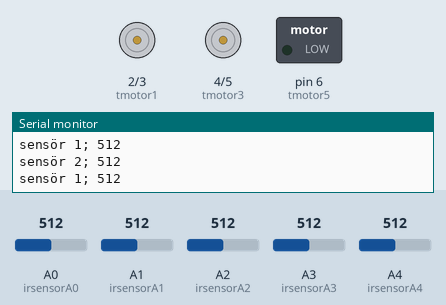
The sketch below on a simulated Arduino Uno, built with avr-gcc and run on an emulated ATmega328P. On the bench: motor-driver pin pairs drawn as motors (green arrow = first pin HIGH = forward, orange = second pin HIGH = backward, longer = more drive), switched loads named in the sketch (green lamp = pin HIGH), the last lines printed to the serial monitor. The inputs (shaded band) are chosen by the test bench; at power-on: A0 (irsensorA0) = 512, A1 (irsensorA1) = 512, A2 (irsensorA2) = 512, A3 (irsensorA3) = 512, A4 (irsensorA4) = 512.

Above: at 1.2 s.
1.3 s: A0 (irsensorA0) set to 314
4.3 s: A0 (irsensorA0) set to 283
At 4.7 s:
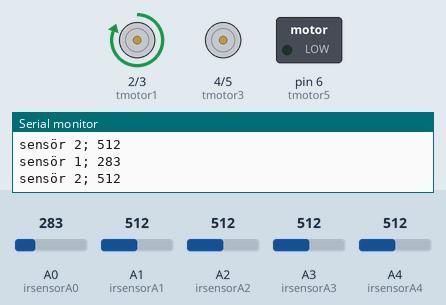
7.3 s: A1 (irsensorA1) set to 215
10.3 s: A1 (irsensorA1) set to 185
At 12.59 s:
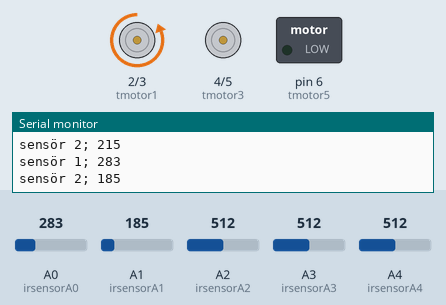
13.3 s: A2 (irsensorA2) set to 413
16.3 s: A2 (irsensorA2) set to 389
At 19.8 s:
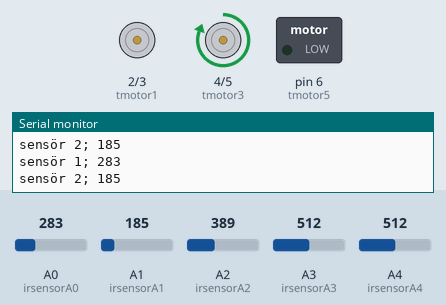
Timing chart, 0 to 20.3 s (numbered marks = the images above; inputs shaded):
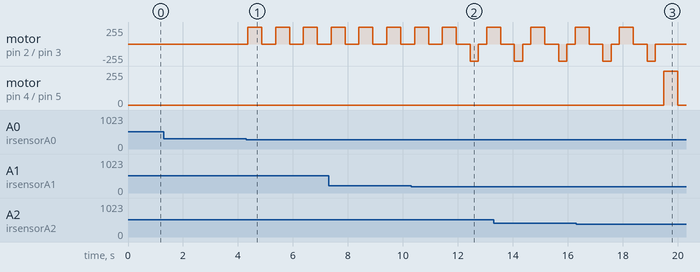

The sketch:

mutlak_kod3.ino
```cpp
int tmotor1 = 2;
int tmotor2 = 3;
int tmotor3 = 4;
int tmotor4 = 5;
int tmotor5 = 6;

int irsensorA0 = A0;
int irsensorA1 = A1;
int irsensorA2 = A2;
int irsensorA3 = A3;
int irsensorA4 = A4;


void setup() {
  pinMode(tmotor1, OUTPUT);
  pinMode(tmotor2, OUTPUT);
  pinMode(tmotor3, OUTPUT);
  pinMode(tmotor4, OUTPUT);
  pinMode(tmotor5, OUTPUT);

  pinMode(irsensorA0, INPUT);
  pinMode(irsensorA1, INPUT);
  pinMode(irsensorA2, INPUT);
  pinMode(irsensorA3, INPUT);
  pinMode(irsensorA4, INPUT);
  Serial.begin(9600);
}


void loop() {
  int irdeger0 = analogRead(irsensorA0);
  int irdeger1 = analogRead(irsensorA1);
  int irdeger2 = analogRead(irsensorA2);
  int irdeger3 = analogRead(irsensorA3);
  int irdeger4 = analogRead(irsensorA4);

Serial.print("sensör 1; ");
Serial.println(irdeger0);
Serial.print("sensör 2; ");
Serial.println(irdeger1);


  //birinci sensör
  if (irdeger0 < 100 and irdeger0 >= 0) {
    digitalWrite(tmotor1, HIGH);
    delay(100);
    digitalWrite(tmotor1, LOW);
    delay(100);
  }
  else if (irdeger0 < 200 and irdeger0 >= 100) {
    digitalWrite(tmotor1, HIGH);
    delay(300);
    digitalWrite(tmotor1, LOW);
    delay(300);
  }
  else if (irdeger0 < 300 and irdeger0 >= 200) {
    digitalWrite(tmotor1, HIGH);
    delay(510);
    digitalWrite(tmotor1, LOW);
    delay(500);
  }
  else {
    digitalWrite(tmotor1, LOW);
  }


  // ikinci sensör
  if (irdeger1 < 100 and irdeger1 >= 0) {
    digitalWrite(tmotor2, HIGH);
    delay(100);
    digitalWrite(tmotor2, LOW);
    delay(100);
  }
  else if (irdeger1 < 200 and irdeger1 >= 100) {
    digitalWrite(tmotor2, HIGH);
    delay(300);
    digitalWrite(tmotor2, LOW);
    delay(300);
  }
  else if (irdeger1 < 300 and irdeger1 >= 200) {
    digitalWrite(tmotor1, HIGH);
    delay(510);
    digitalWrite(tmotor1, LOW);
    delay(500);
  }
  else {
    digitalWrite(tmotor2, LOW);
  }


  // üçüncü sensör
  if (irdeger2 < 100 and irdeger2 >= 0) {
    digitalWrite(tmotor3, HIGH);
    delay(100);
    digitalWrite(tmotor3, LOW);
    delay(100);
  }
  else if (irdeger2 < 300 and irdeger2 >= 100) {
    digitalWrite(tmotor3, HIGH);
    delay(300);
    digitalWrite(tmotor3, LOW);
    delay(300);
  }
  else if (irdeger2 < 400 and irdeger2 >= 300) {
    digitalWrite(tmotor3, HIGH);
    delay(510);
    digitalWrite(tmotor3, LOW);
    delay(500);
  }
  else {
    digitalWrite(tmotor3, LOW);
  }


  // dördüncü sensör
  if (irdeger3 < 100 and irdeger3 >= 0) {
    digitalWrite(tmotor4, HIGH);
    delay(100);
    digitalWrite(tmotor4, LOW);
    delay(100);
  }
  else if (irdeger3 < 300 and irdeger3 >= 100) {
    digitalWrite(tmotor4, HIGH);
    delay(300);
    digitalWrite(tmotor4, LOW);
    delay(300);
  }
  else if (irdeger3 < 400 and irdeger3 >= 300) {
    digitalWrite(tmotor4, HIGH);
    delay(510);
    digitalWrite(tmotor4, LOW);
    delay(500);
  }
  else {
    digitalWrite(tmotor4, LOW);
  }


  // beşinci sensör
  if (irdeger4 < 100 and irdeger4 >= 0) {
    digitalWrite(tmotor5, HIGH);
    delay(100);
    digitalWrite(tmotor5, LOW);
    delay(100);
  }
  else if (irdeger4 < 300 and irdeger4 >= 100) {
    digitalWrite(tmotor5, HIGH);
    delay(300);
    digitalWrite(tmotor5, LOW);
    delay(300);
  }
  else if (irdeger4 < 400 and irdeger4 >= 300) {
    digitalWrite(tmotor1, HIGH);
    delay(510);
    digitalWrite(tmotor1, LOW);
    delay(500);
  }
  else {
    digitalWrite(tmotor5, LOW);
  }

}

void yakinlik1 (int zaman) {
  digitalWrite(tmotor1, HIGH);
  delay(zaman);
  digitalWrite(tmotor1, LOW);
  delay(zaman);
}

void yakinlik2 (int zaman) {
  digitalWrite(tmotor2, HIGH);
  delay(zaman);
  digitalWrite(tmotor2, LOW);
  delay(zaman);
}

void yakinlik3 (int zaman) {
  digitalWrite(tmotor3, HIGH);
  delay(zaman);
  digitalWrite(tmotor3, LOW);
  delay(zaman);
}

void yakinlik4 (int zaman) {
  digitalWrite(tmotor4, HIGH);
  delay(zaman);
  digitalWrite(tmotor4, LOW);
  delay(zaman);
}

void yakinlik5 (int zaman) {
  digitalWrite(tmotor5, HIGH);
  delay(zaman);
  digitalWrite(tmotor5, LOW);
  delay(zaman);
}
```

Measured:
- the behaviour switches between 300 and 299 on A0 (irsensorA0) (found by bisection; images 0 and 1)
- the behaviour switches between 200 and 199 on A1 (irsensorA1) (found by bisection; images 1 and 2)
- the behaviour switches between 400 and 399 on A2 (irsensorA2) (found by bisection; images 2 and 3)
- after the input at 4.3 s, motor on pin 2 (tmotor1) / pin 3 (tmotor2): alternates forward 255/255 for 0.51 s and stopped for 0.50 s, starting after 0.06 s
- after the input at 16.3 s, motor on pin 4 (tmotor3) / pin 5 (tmotor4): stopped → forward 255/255 after 3.2 s, → stopped 0.51 s later
